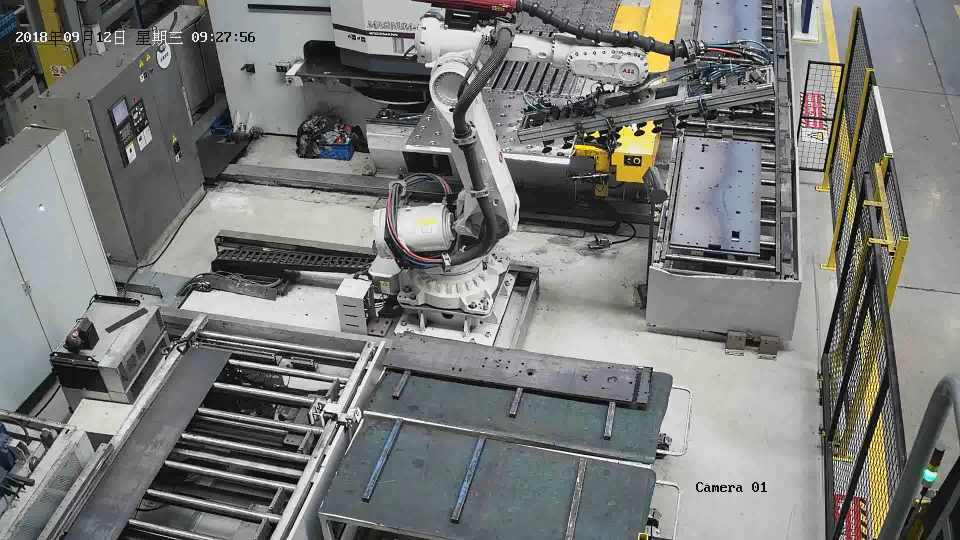
#> input picture oee_demo/pictures/173dayOriginal.jpg, 1920 x 1080 px (shown at 1/2 size)
$ python feature_match.py
#> lines starting #> are read from the running program, lines starting #| are printed output that depends on the picture; pictures that were not available may be replaced by others from this repository, and a replacement may not be noted
import cv2
import numpy as np
from matplotlib import pyplot as plt

source_image = cv2.imread('../pictures/173dayOriginal.jpg')
#> source_image is the input picture: shape (1080, 1920, 3); mean B, G, R 120.3, 122.5, 121.4
source_image = cv2.cvtColor(source_image,cv2.COLOR_BGR2GRAY)
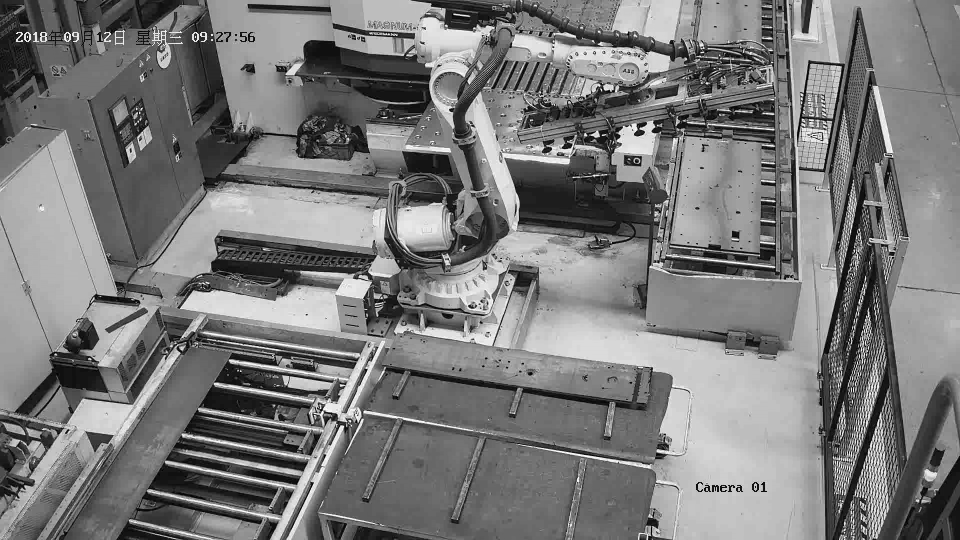
#> source_image: shape (1080, 1920) (shown at 1/2 size); min 0, max 255, mean 121.9
source_image = cv2.resize(source_image,(1280,720))
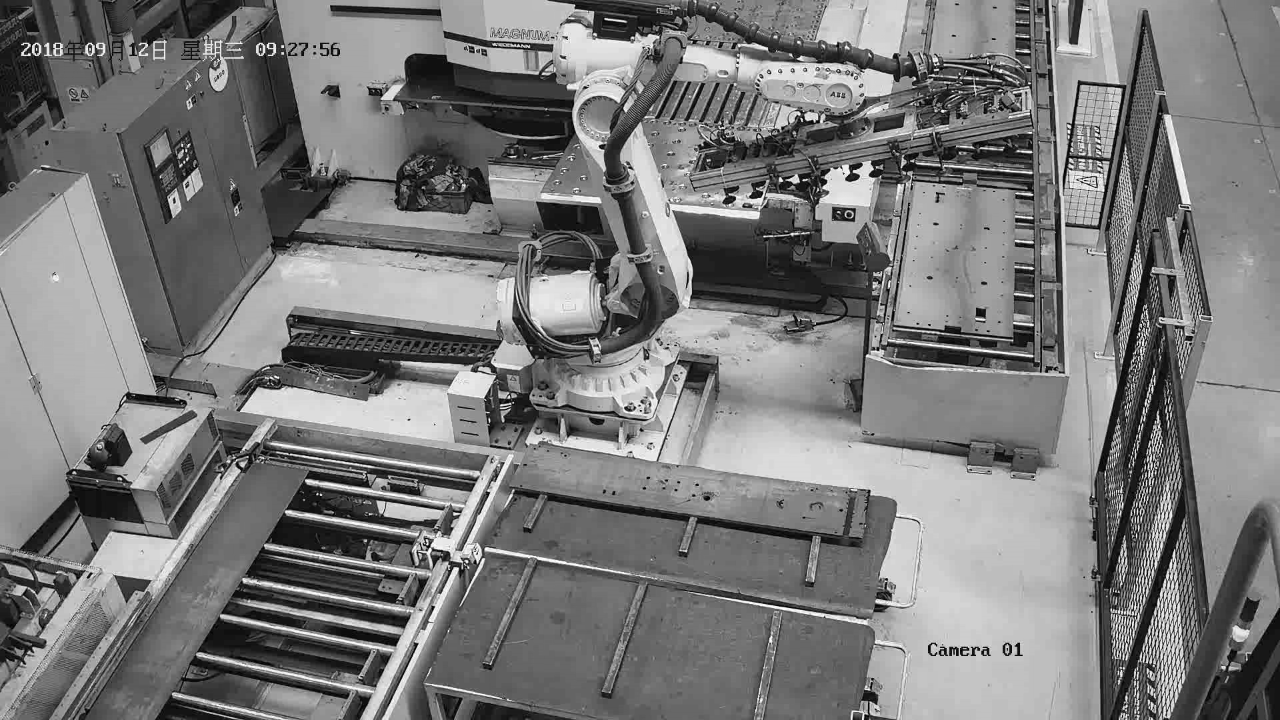
#> source_image: shape (720, 1280); min 0, max 255, mean 121.9
source_image_roi  = source_image[260:360,500:650]
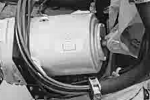
#> source_image_roi: shape (100, 150); min 1, max 254, mean 124
# compare_image = cv2.imread('../pictures/ppebDayOriginal.png',cv2.IMREAD_GRAYSCALE)
# compare_image_roi = compare_image[350:450,550:660]
cap = cv2.VideoCapture('../videos/mach.avi')
while(True):
    ret,frame = cap.read()
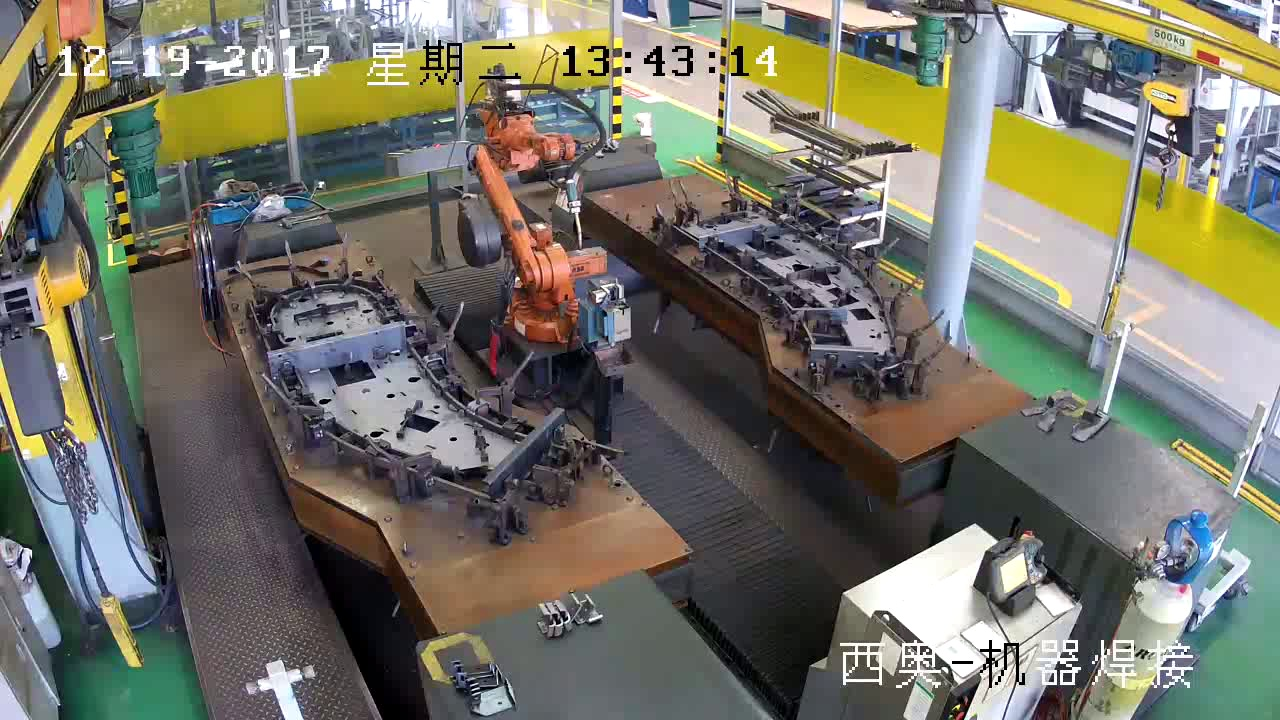
#> input picture xiaowork/maindo/images/0.jpg, 1280 x 720 px, given in place of mach.avi, which was not available
#> frame is the input picture: shape (720, 1280, 3); mean B, G, R 102.8, 115.5, 116.8
    frame = cv2.resize(frame, (1280, 720))
    frame = cv2.cvtColor(frame,cv2.COLOR_BGR2GRAY)
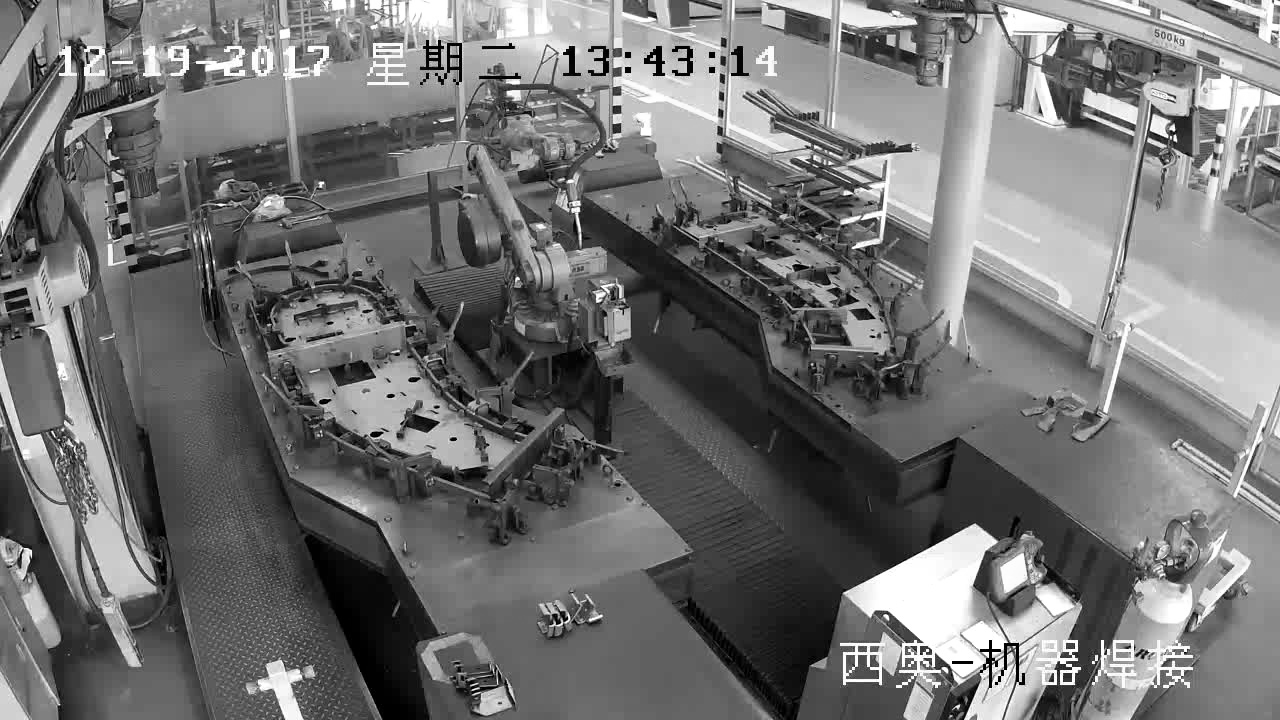
#> frame: shape (720, 1280); min 0, max 255, mean 114.5
    compare_image_roi = frame[260:360,500:650]
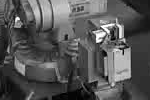
#> compare_image_roi: shape (100, 150); min 1, max 255, mean 85.1

    orb = cv2.ORB_create()
    kp1, des1 = orb.detectAndCompute(source_image_roi, None)
#> kp1 = 71 keypoints; strongest (x, y, size): (104, 58, 31), (103, 61, 31), (42, 68, 31), (100, 38, 31)
    kp2, des2 = orb.detectAndCompute(compare_image_roi, None)
#> kp2 = 111 keypoints; strongest (x, y, size): (97, 41, 31), (100, 37, 37.2), (108, 32, 31), (106, 35, 31)

    # if des2 is None:  # 待比较的图比较单一，没有特征，显然与基图不相似
    #    return Fals

    bf = cv2.BFMatcher(cv2.NORM_HAMMING, crossCheck=True)
    matches = bf.match(des1, des2)
#> matches = 26 matches

    #print(matches)
    matches = list(filter(lambda x: x.distance < 60, matches))  # 过滤不合格的相似点
#> matches = 8 matches
    print(len(matches))
#| 8
    if len(matches) > 10:
         print(True)

    else:
         print(False)

    cv2.imshow('frame',frame)
    cv2.waitKey(25)

    # img3 = cv2.drawMatches(source_image_roi,kp1,compare_image_roi,kp2,matches[0:40],compare_image_roi,flags=2)
    # plt.imshow(img3),plt.show()

cv2.destroyAllWindows()
cap.release()
